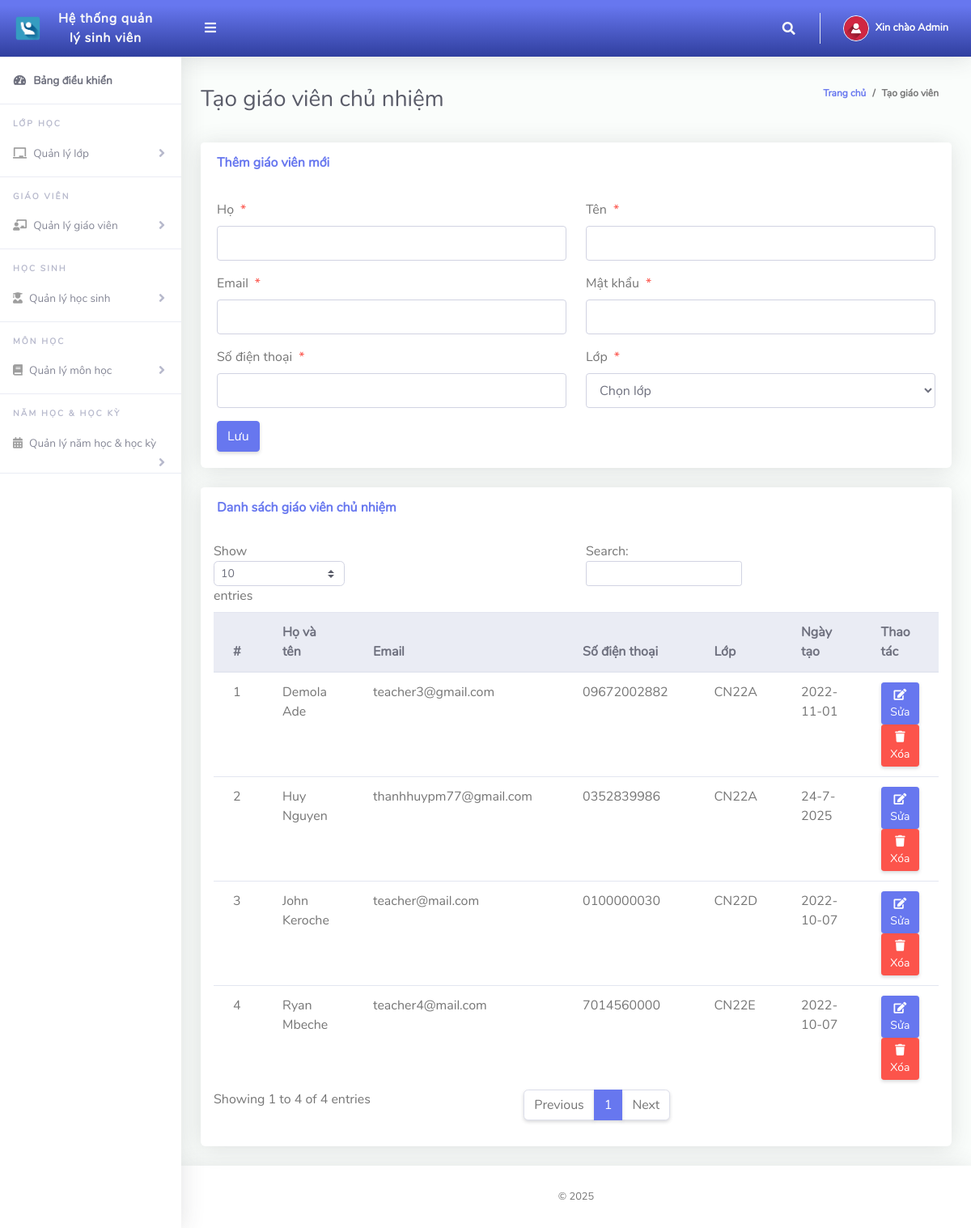
The page /Admin/createClassTeacher.php (signed in) on the database its author committed.
### tables this page shows
CREATE TABLE IF NOT EXISTS `tblclassteacher` (
  `Id` int(10) NOT NULL AUTO_INCREMENT,
  `firstName` varchar(255) NOT NULL,
  `lastName` varchar(255) NOT NULL,
  `emailAddress` varchar(255) NOT NULL,
  `password` varchar(255) NOT NULL,
  `phoneNo` varchar(50) NOT NULL,
  `classId` varchar(10) NOT NULL,
  `dateCreated` varchar(50) NOT NULL,
  PRIMARY KEY (`Id`)
);

CREATE TABLE IF NOT EXISTS `tblclass` (
  `Id` int(10) NOT NULL AUTO_INCREMENT,
  `className` varchar(255) NOT NULL,
  PRIMARY KEY (`Id`)
);

### Admin/createClassTeacher.php (the view, shortened to what this page needs)
<?php
include '../Includes/dbcon.php';
$row = array();
?>
<!DOCTYPE html>
<html lang="vi">
<head>
  <link href="../vendor/fontawesome-free/css/all.min.css" rel="stylesheet" type="text/css">
  <link href="../vendor/bootstrap/css/bootstrap.min.css" rel="stylesheet" type="text/css">
  <link href="css/ruang-admin.min.css" rel="stylesheet">
</head>
<body id="page-top">
  <div id="wrapper">
      <?php include "Includes/sidebar.php";?>
    <div id="content-wrapper" class="d-flex flex-column">
      <div id="content">
       <?php include "Includes/topbar.php";?>
        <div class="container-fluid" id="container-wrapper">
          <div class="d-sm-flex align-items-center justify-content-between mb-4">
            <h1 class="h3 mb-0 text-gray-800">Tạo giáo viên chủ nhiệm</h1>
            <ol class="breadcrumb">
              <li class="breadcrumb-item"><a href="./">Trang chủ</a></li>
              <li class="breadcrumb-item active" aria-current="page">Tạo giáo viên</li>
            </ol>
          </div>
          <div class="row">
            <div class="col-lg-12">
              <div class="card mb-4">
                <div class="card-header py-3 d-flex flex-row align-items-center justify-content-between">
                  <h6 class="m-0 font-weight-bold text-primary"><?php echo isset($row['Id']) ? 'Cập nhật giáo viên' : 'Thêm giáo viên mới'; ?></h6>
                </div>
                <div class="card-body">
                  <form method="post">
                    <div class="form-group row mb-3">
                      <div class="col-xl-6">
                        <label class="form-control-label">Họ<span class="text-danger ml-2">*</span></label>
                        <input type="text" class="form-control" name="firstName" value="<?php echo isset($row['firstName']) ? $row['firstName'] : ''; ?>" required>
                      </div>
                      <div class="col-xl-6">
                        <label class="form-control-label">Tên<span class="text-danger ml-2">*</span></label>
                        <input type="text" class="form-control" name="lastName" value="<?php echo isset($row['lastName']) ? $row['lastName'] : ''; ?>" required>
                      </div>
                    </div>
                    <div class="form-group row mb-3">
                      <div class="col-xl-6">
                        <label class="form-control-label">Email<span class="text-danger ml-2">*</span></label>
                        <input type="email" class="form-control" name="emailAddress" value="<?php echo isset($row['emailAddress']) ? $row['emailAddress'] : ''; ?>" required>
                      </div>
                      <div class="col-xl-6">
                        <label class="form-control-label">Mật khẩu<span class="text-danger ml-2">*</span></label>
                        <input type="password" class="form-control" name="password" value="<?php echo isset($row['password']) ? $row['password'] : ''; ?>" required>
                      </div>
                    </div>
                    <div class="form-group row mb-3">
                      <div class="col-xl-6">
                        <label class="form-control-label">Số điện thoại<span class="text-danger ml-2">*</span></label>
                        <input type="text" class="form-control" name="phoneNo" value="<?php echo isset($row['phoneNo']) ? $row['phoneNo'] : ''; ?>" required>
                      </div>
                      <div class="col-xl-6">
                        <label class="form-control-label">Lớp<span class="text-danger ml-2">*</span></label>
                        <select class="form-control" name="classId" required>
                          <option value="">Chọn lớp</option>
                        </select>
                      </div>
                    </div>
                    <button type="submit" name="<?php echo isset($row['Id']) ? 'update' : 'save'; ?>" class="btn btn-primary">
                      <?php echo isset($row['Id']) ? 'Cập nhật' : 'Lưu'; ?>
                    </button>
                  </form>
                </div>
              </div>
            </div>
          </div>
          <div class="row">
            <div class="col-lg-12">
              <div class="card mb-4">
                <div class="card-header py-3 d-flex flex-row align-items-center justify-content-between">
                  <h6 class="m-0 font-weight-bold text-primary">Danh sách giáo viên chủ nhiệm</h6>
                </div>
                <div class="table-responsive p-3">
                  <table class="table align-items-center table-flush table-hover" id="dataTableHover">
                    <thead class="thead-light">
                      <tr>
                        <th>#</th>
                        <th>Họ và tên</th>
                        <th>Email</th>
                        <th>Số điện thoại</th>
                        <th>Lớp</th>
                        <th>Ngày tạo</th>
                        <th>Thao tác</th>
                      </tr>
                    </thead>
                    <tbody>
                      <?php
                      $query = "SELECT tblclassteacher.Id,tblclass.className,tblclassteacher.firstName,
                      tblclassteacher.lastName,tblclassteacher.emailAddress,tblclassteacher.phoneNo,tblclassteacher.dateCreated
                      FROM tblclassteacher
                      INNER JOIN tblclass ON tblclass.Id = tblclassteacher.classId
                      ORDER BY tblclassteacher.firstName, tblclassteacher.lastName";
                      $rs = $conn->query($query);
                      $num = $rs->num_rows;
                      $sn = 0;
                      if($num > 0) {
                        while ($rows = $rs->fetch_assoc()) {
                          $sn = $sn + 1;
                          echo "<tr>
                                  <td>".$sn."</td>
                                  <td>".$rows['firstName']." ".$rows['lastName']."</td>
                                  <td>".$rows['emailAddress']."</td>
                                  <td>".$rows['phoneNo']."</td>
                                  <td>".$rows['className']."</td>
                                  <td>".$rows['dateCreated']."</td>
                                  <td>
                                    <a href='createClassTeacher.php?Id=".$rows['Id']."&action=edit' class='btn btn-sm btn-primary'>
                                      <i class='fas fa-edit'></i> Sửa
                                    </a>
                                    <a href='createClassTeacher.php?Id=".$rows['Id']."&action=delete' class='btn btn-sm btn-danger' onclick='return confirm(\"Bạn có chắc muốn xóa giáo viên này?\")'>
                                      <i class='fas fa-trash'></i> Xóa
                                    </a>
                                  </td>
                                </tr>";
                        }
                      } else {
                        echo "<tr><td colspan='7' class='text-center'>Không có dữ liệu</td></tr>";
                      }
                      ?>
                    </tbody>
                  </table>
                </div>
              </div>
            </div>
          </div>
        </div>
      </div>
       <?php include "Includes/footer.php";?>
    </div>
  </div>
</body>
</html>

### Admin/Includes/topbar.php (shortened to what this page needs)
<?php
  $query = "SELECT * FROM tbladmin WHERE Id = ".$_SESSION['userId']."";
  $rs = $conn->query($query);
  $rows = $rs->fetch_assoc();
  $fullName = $rows['firstName']." ".$rows['lastName'];
?>
<nav class="navbar navbar-expand navbar-light bg-gradient-primary topbar mb-4 static-top">
          <button id="sidebarToggleTop" class="btn btn-link rounded-circle mr-3">
            <i class="fa fa-bars"></i>
          </button>
          <ul class="navbar-nav ml-auto">
            <li class="nav-item dropdown no-arrow">
              <a class="nav-link dropdown-toggle" href="#" id="searchDropdown" role="button" data-toggle="dropdown"
                aria-haspopup="true" aria-expanded="false">
                <i class="fas fa-search fa-fw"></i>
              </a>
            </li>
            <li class="nav-item dropdown no-arrow">
              <a class="nav-link dropdown-toggle" href="#" id="userDropdown" role="button" data-toggle="dropdown"
                aria-haspopup="true" aria-expanded="false">
                <img class="img-profile rounded-circle" src="img/user-icn.png" style="max-width: 60px">
                <span class="ml-2 d-none d-lg-inline text-white small"><b>Xin chào <?php echo $fullName;?></b></span>
              </a>
            </li>
          </ul>
        </nav>

### rows shown on the page
tblclassteacher: firstName "Demola", lastName "Ade", emailAddress "teacher3@gmail.com", phoneNo "09672002882", classId.className "CN22A", dateCreated "2022-11-01"
tblclassteacher: firstName "Huy", lastName "Nguyen", emailAddress "thanhhuypm77@gmail.com", phoneNo "0352839986", classId.className "CN22A", dateCreated "24-7-2025"
tblclassteacher: firstName "John", lastName "Keroche", emailAddress "teacher@mail.com", phoneNo "0100000030", classId.className "CN22D", dateCreated "2022-10-07"
tblclassteacher: firstName "Ryan", lastName "Mbeche", emailAddress "teacher4@mail.com", phoneNo "7014560000", classId.className "CN22E", dateCreated "2022-10-07"

### other values the page prints
$fullName "Admin"
